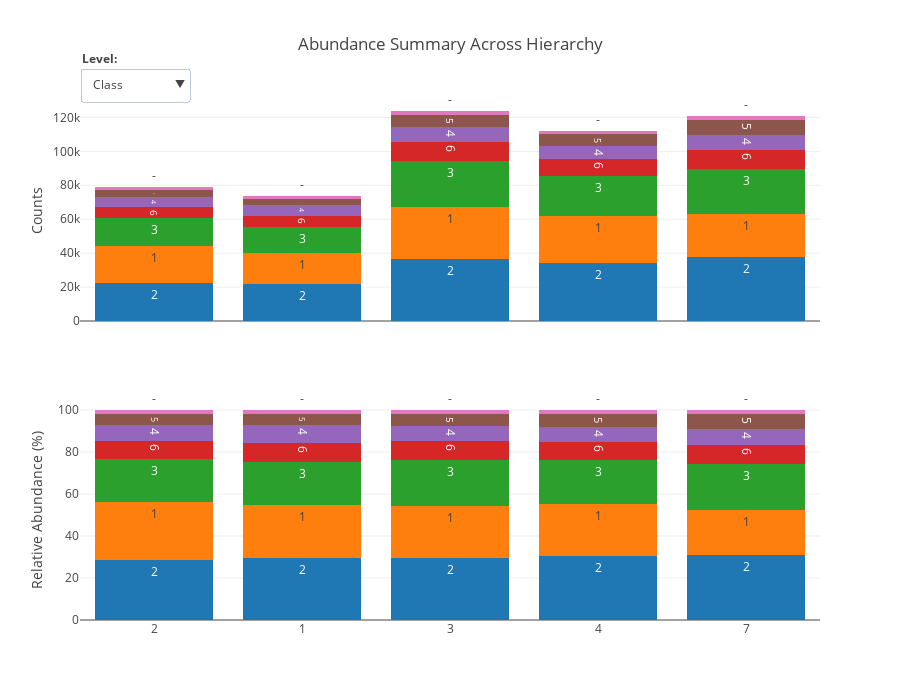

Notebook cell for this chart:
### Code cell
hierarchy = ["class", "subclass", "subsubclass"]
dfs = relatively.get_dfs_across_hierarchy(df, hierarchy, [1, 2, 3, 4, 7], dependent=".")
fig = relatively.get_abundance_figure_from_dfs(dfs, hierarchy)
plotly.offline.iplot(fig)
